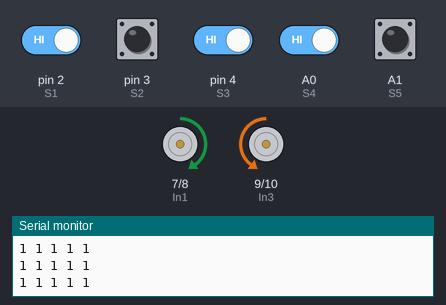
A sketch run on a simulated Arduino Nano, built with avr-gcc and run on an emulated ATmega328P. Shown: motor-driver pin pairs drawn as motors (green arrow = first pin HIGH = forward, orange = second pin HIGH = backward, longer = more drive, scaled by the enable pin), the last lines printed to the serial monitor. The inputs (shaded band) are chosen by the test bench; at power-on: A0 (S4), A1 (S5), pin 2 (S1), pin 3 (S2), pin 4 (S3) HIGH.

Above: at 4.2 s.
4.3 s: pin 4 (S3) driven LOW
At 4.9 s:
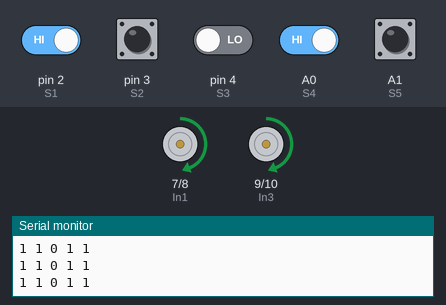
5.8 s: pin 4 (S3) driven HIGH
At 5.91 s:
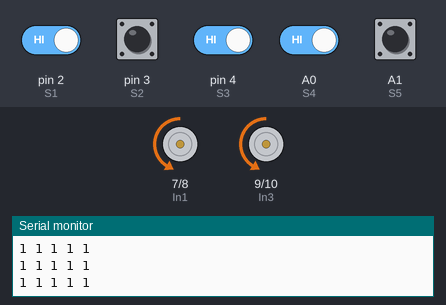
7.5 s: A0 (S4) driven LOW
At 8.7 s:
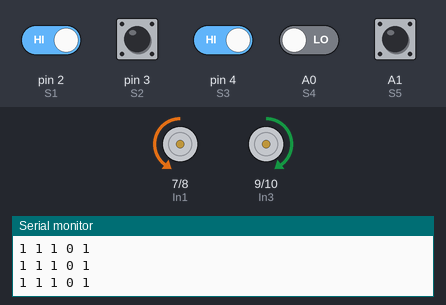
9.0 s: pin 2 (S1) driven LOW
At 9.3 s:
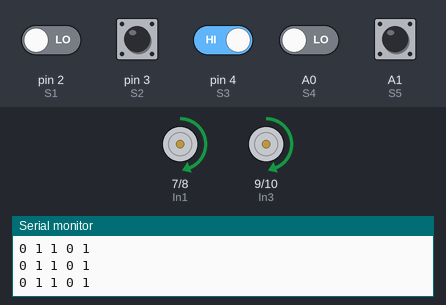
Timing chart, 0 to 11.5 s (numbered marks = the images above; inputs shaded):
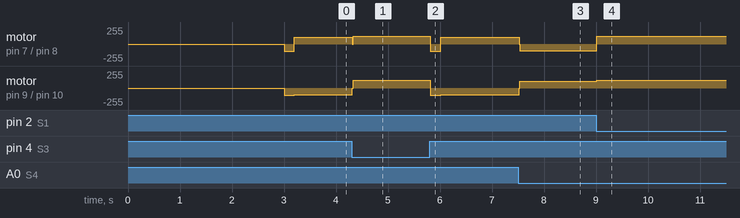

Measured:
- after the input at 4.3 s, motor on pin 7 (In1) / pin 8 (In2): forward 100/255 → forward 115/255 at once; motor on pin 9 (In3) / pin 10 (In4): backward 100/255 → forward 115/255 at once
- after the input at 5.8 s, motor on pin 7 (In1) / pin 8 (In2): forward 115/255 → backward 105/255 at once, → forward 100/255 0.19 s later; motor on pin 9 (In3) / pin 10 (In4): forward 115/255 → backward 105/255 at once, → backward 100/255 0.19 s later
- after the input at 7.5 s, motor on pin 7 (In1) / pin 8 (In2): forward 100/255 → backward 100/255 at once; motor on pin 9 (In3) / pin 10 (In4): backward 100/255 → forward 100/255 at once
- after the input at 9.0 s, motor on pin 7 (In1) / pin 8 (In2): backward 100/255 → forward 115/255 at once; motor on pin 9 (In3) / pin 10 (In4): forward 100/255 → forward 115/255 at once

The sketch:

LIne_following_car.ino
```cpp
/*
# Line Following Robot car

## Project Overview
This project is a line-following robot built using an Arduino Nano, an L298N motor driver, two DC gear motors, and a 5-channel IR sensor array.

The robot detects a black line on a white surface and adjusts its movement based on the sensor readings.

## Hardware Components
- Arduino Nano
- L298N Motor Driver
- 5-Channel IR Line Tracking Sensor
- 2 DC Gear Motors
- Robot Car Chassis and Wheels
- 2 × 18650 Batteries

## Pin Configuration

### L298N Motor Driver
| Arduino Pin | L298N Connection |
|-------------|------------------|
|     D7      |      IN1         |
|     D8      |      IN2         |
|     D9      |      IN3         |
|     D10     |      IN4         |
|     D5      |      ENA         |
|     D6      |      ENB         |
----------------------------------

### IR Sensor Array

| Sensor | Arduino Pin |
|--------|-------------|
|   S1   |    D2       |
|   S2   |    D3       |
|   S3   |    D4       |
|   S4   |    A0       |
|   S5   |    A1       |
------------------------

## Features
- Black-line detection on a white surface
- Forward movement and directional turning
- Adjustable motor speed using PWM
- Reverse movement when the line is lost
- Direction-based rotation to search for the line
- Configurable reverse and search timeouts

## Line Recovery Logic
When all five sensors detect white, the robot enters line-search mode. It first moves backward for a configured period, then rotates according to the last known line direction.

If a sensor detects black again, the search mode ends and normal line-following resumes.

A search timeout stops the robot if the line cannot be found within the configured time.

## Important Notes
- Sensor logic: Black = LOW (0), White = HIGH (1).
- `BACK_TIME` controls the reverse duration.
- `ROTATE_TIMEOUT` sets the maximum rotation-search duration.
- Search behavior and motor speeds may require tuning for different tracks.
- The current implementation should be tested for intersections, wide black lines, and sharp curves.

## Future Improvements
- PID-based line-following control
- Better handling of intersections and sharp turns
- Improved line-loss recovery
- Wheel encoders for speed and distance measurement

## Project Status
Development and testing in progress.
*/

int In1 = 7;
int In2 = 8;
int In3 = 9;
int In4 = 10;

int Ena = 5;
int Enb = 6;

// Sensor pins
int S1 = 2;
int S2 = 3;
int S3 = 4;
int S4 = A0;
int S5 = A1;

int s1, s2, s3, s4, s5;

// -1 = Left, 1 = Right
int lastDirection = 1;

bool searching = false;
bool backingUp = false;
bool searchFailed = false;

unsigned long backStartTime = 0;
unsigned long searchStartTime = 0;

const unsigned long BACK_TIME = 180;
const unsigned long ROTATE_TIMEOUT = 4000;

void setup()
{
  pinMode(In1, OUTPUT);
  pinMode(In2, OUTPUT);
  pinMode(In3, OUTPUT);
  pinMode(In4, OUTPUT);

  pinMode(Ena, OUTPUT);
  pinMode(Enb, OUTPUT);

  pinMode(S1, INPUT);
  pinMode(S2, INPUT);
  pinMode(S3, INPUT);
  pinMode(S4, INPUT);
  pinMode(S5, INPUT);

  Serial.begin(9600);

  stop();
  delay(3000);
}

void loop()
{
  s1 = digitalRead(S1);
  s2 = digitalRead(S2);
  s3 = digitalRead(S3);
  s4 = digitalRead(S4);
  s5 = digitalRead(S5);

  Serial.print(s1); Serial.print(" ");
  Serial.print(s2); Serial.print(" ");
  Serial.print(s3); Serial.print(" ");
  Serial.print(s4); Serial.print(" ");
  Serial.println(s5);

  // Stop if the search safety timeout was reached
  if (searchFailed)
  {
    stop();
    return;
  }

  // LINE SEARCH MODE
  if (searching)
  {
    // Any sensor detects black: line found again
    if (s1 == 0 || s2 == 0 || s3 == 0 ||
        s4 == 0 || s5 == 0)
    {
      searching = false;
      backingUp = false;
      stop();
      return;
    }

    // Step 1: Move backward briefly
    if (backingUp)
    {
      back();

      if (millis() - backStartTime >= BACK_TIME)
      {
        backingUp = false;
        searchStartTime = millis();
      }

      return;
    }

    // Step 2: Rotate in the last known direction
    if (lastDirection == -1)
    {
      left();
    }
    else
    {
      right();
    }

    // Safety timeout
    if (millis() - searchStartTime >= ROTATE_TIMEOUT)
    {
      stop();
      searching = false;
      searchFailed = true;
    }

    return;
  }

  // Center sensor detects black
  if (s1 == 1 && s2 == 1 && s3 == 0 &&
      s4 == 1 && s5 == 1)
  {
    forward();
  }

  // Left side
  else if ((s1 == 1 && s2 == 1 && s3 == 1 &&
            s4 == 0 && s5 == 1) ||
           (s1 == 1 && s2 == 1 && s3 == 1 &&
            s4 == 1 && s5 == 0))
  {
    lastDirection = -1;
    left();
  }

  // Right side
  else if ((s1 == 1 && s2 == 0 && s3 == 1 &&
            s4 == 1 && s5 == 1) ||
           (s1 == 0 && s2 == 1 && s3 == 1 &&
            s4 == 1 && s5 == 1))
  {
    lastDirection = 1;
    right();
  }

  // All white: line lost
  else if (s1 == 1 && s2 == 1 && s3 == 1 &&
           s4 == 1 && s5 == 1)
  {
    searching = true;
    backingUp = true;
    backStartTime = millis();
    back();
  }

  // All black: stop for safety
  else if (s1 == 0 && s2 == 0 && s3 == 0 &&
           s4 == 0 && s5 == 0)
  {
    stop();
  }

  // Other mixed patterns
  else
  {
    forward();
  }
}

// function call

// Ena, Enb motor power

void forward()
{
  analogWrite(Ena, 115);
  analogWrite(Enb, 115);

  digitalWrite(In1, HIGH);
  digitalWrite(In2, LOW);
  digitalWrite(In3, HIGH);
  digitalWrite(In4, LOW);
}

void back()
{
  analogWrite(Ena, 105);
  analogWrite(Enb, 105);

  digitalWrite(In1, LOW);
  digitalWrite(In2, HIGH);
  digitalWrite(In3, LOW);
  digitalWrite(In4, HIGH);
}

void left()
{
  analogWrite(Ena, 100);
  analogWrite(Enb, 100);

  digitalWrite(In1, LOW);
  digitalWrite(In2, HIGH);
  digitalWrite(In3, HIGH);
  digitalWrite(In4, LOW);
}

void right()
{
  analogWrite(Ena, 100);
  analogWrite(Enb, 100);

  digitalWrite(In1, HIGH);
  digitalWrite(In2, LOW);
  digitalWrite(In3, LOW);
  digitalWrite(In4, HIGH);
}

void stop()
{
  analogWrite(Ena, 0);
  analogWrite(Enb, 0);

  digitalWrite(In1, LOW);
  digitalWrite(In2, LOW);
  digitalWrite(In3, LOW);
  digitalWrite(In4, LOW);
}
```
